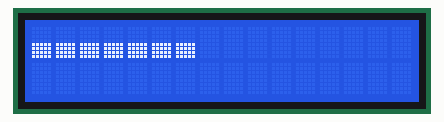
Recording of a sketch running on a simulated Arduino Uno, built with avr-gcc and run on an emulated ATmega328P. On the bench: 16×2 character LCD.

Above: at 0.38 s.

The sketch:

Dino_Jump.ino
```cpp
#include "lcd_manager.h"
#include "obstacle.h"


//Bird bird;

bool board[8][40]={0,};


void setup() {
  Serial.begin(9600);

  lcd.begin(16,2);
  lcd.backlight();
  lcd.init();
  lcd.home();

  //*/
  for(int y=0; y<8; y++){
    for(int x=0;x<40; x++){
      board[y][x] = 1;
    }
  }
  //*/


  //update_lcd(board);
}

bool flag = false;

void loop() {


  if(flag==true){
       for(int ly=0; ly<4; ly++){
      for(int lx=0; lx<40; lx++){
        board[ly][lx] = 1;
      }
    }
    flag=false;
  }
  else{
    for(int ly=0; ly<4; ly++){
      for(int lx=0; lx<40; lx++){
        board[ly][lx] = 0;
      }
    }
    flag=true;
  }
  update_lcd(board);


}
```

obstacle.h
```cpp
#include<cppQueue.h>


class Obstacle {
public:
  bool box[8][5] = {0,};

};


Obstacle obs;

cppQueue q = (sizeof(Obstacle), 16, LIFO);


class Bird : public Obstacle{
public:
  bool wing = true;
  int x=40;
  int y=0;


  Bird(){
    bool box[8][5] = {//
      {1,1,0,0,0},
      {0,1,1,1,1},
      {0,0,0,0,0},
      {0,0,0,0,0},
      {0,0,0,0,0},
      {0,0,0,0,0},
      {0,0,0,0,0},
      {0,0,0,0,0}
    };
  }
  move_wing(){
    if(wing==true){
      box[0][3] = 1;
      box[2][3] = 0;
      wing = false;
    }
    else{
      box[0][3] = 0;
      box[2][3] = 1;
      wing=true;
    }
  }
};
```

lcd_manager.h
```cpp
#include <LiquidCrystal_I2C.h>
//#include "lcd.h"
LiquidCrystal_I2C lcd(0x27, 16, 2);   // I2C lcd 주소값 확인 , 16문자에 , 2열


byte to_byte(String answer){
  if(answer=="00000"){return 0b00000;}
    else if(answer=="01000"){return 0b01000;}
    else if(answer=="00100"){return 0b00100;}
    else if(answer=="00010"){return 0b00010;}
    else if(answer=="00001"){return 0b00001;}
    else if(answer=="01100"){return 0b01100;}
    else if(answer=="01010"){return 0b01010;}
    else if(answer=="01001"){return 0b01001;}
    else if(answer=="01100"){return 0b01100;}
    else if(answer=="01110"){return 0b01110;}
    else if(answer=="01101"){return 0b01101;}
    else if(answer=="01111"){return 0b01111;}
    else if(answer=="00101"){return 0b00101;}

    else if(answer=="10000"){return 0b10000;}
    else if(answer=="11000"){return 0b11000;}
    else if(answer=="10100"){return 0b10100;}
    else if(answer=="10010"){return 0b10010;}
    else if(answer=="10001"){return 0b10001;}
    else if(answer=="11100"){return 0b11100;}
    else if(answer=="11010"){return 0b11010;}
    else if(answer=="11001"){return 0b11001;}
    else if(answer=="11100"){return 0b11100;}
    else if(answer=="11110"){return 0b11110;}
    else if(answer=="11101"){return 0b11101;}
    else if(answer=="11111"){return 0b11111;}
    else if(answer=="10101"){return 0b10101;}
}


void update_lcd(bool board[8][40]){
  for(int pxNo=0; pxNo<8; pxNo++){//일렬로 된 8개의 칸
    byte curr_c[8];//커스텀문자 하나
    for(int ly=0; ly<8; ly++){//커스텀문자 안의 픽셀 8줄
      String str = "";
      for(int lx=0; lx<5; lx++){//1줄에 있는 픽셀 5개
        str+=String(board[ly][lx+lx*5]);
        //Serial.println(str);
      }
      curr_c[ly]=to_byte(str);
    }
    lcd.createChar(pxNo,curr_c);
  }
  lcd.home();
  uint8_t arr[8] = {0,1,2,3,4,5,6,7};

  //lcd.write2(arr);
  //lcd.clear();

  lcd.write(0);
  lcd.write(1);
  lcd.write(2);
  lcd.write(3);
  lcd.write(4);
  lcd.write(6);
  lcd.write(7);


  // for(int pxNo=0; pxNo<8; pxNo++){
  //   lcd.write(pxNo);

  // }
  //delay(10);

}
```
